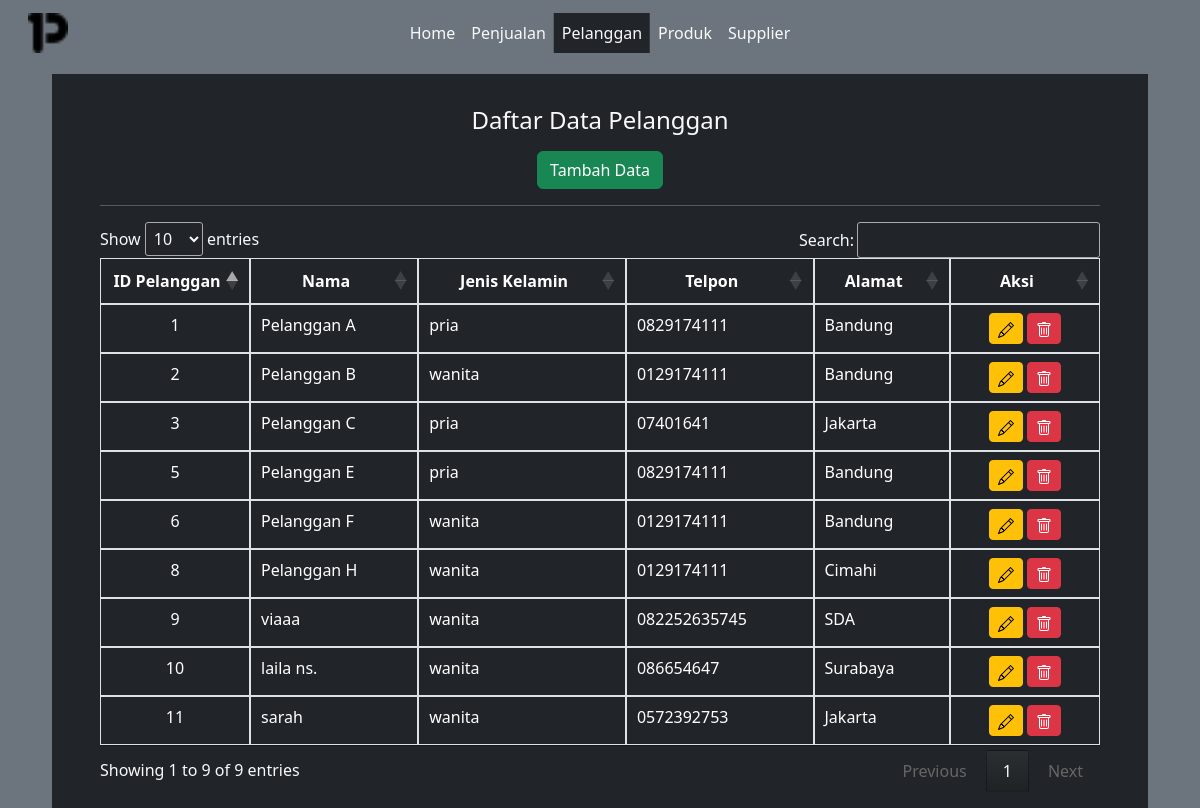
/sesi29/pelanggan.php, run on the app's committed database.
### tables this page shows
CREATE TABLE `pelanggan` (
  `id` int(11) UNSIGNED NOT NULL,
  `nama` varchar(100) NOT NULL,
  `jenis_kelamin` enum('pria','wanita') NOT NULL,
  `telpon` varchar(12) NOT NULL,
  `alamat` text NOT NULL
);

### sesi29/pelanggan.php (the view, shortened to what this page needs)
<?php
include("connection.php");
$pelanggan = mysqli_query($connection, "SELECT * FROM pelanggan;");
?>
<!DOCTYPE html>
<html lang="en">
<head>
    <link href="https://cdn.jsdelivr.net/npm/bootstrap@5.2.3/dist/css/bootstrap.min.css" rel="stylesheet">
</head>
<body class="bg-secondary text-light">
    <div class="container-fluid">
        <nav class="navbar navbar-expand-lg bg-secondary position-relative">
            <a class="navbar-brand px-3" href="#">
                <img src="letter-p.png" alt="Bootstrap" width="40" height="40">
            </a>
            <div class="collapse navbar-collapse position-absolute top-50 start-50 translate-middle" id="navbarSupportedContent">
                <ul class="navbar-nav me-auto mb-2 mb-lg-0">
                    <li class="nav-item">
                        <a class="nav-link text-light" aria-current="page" href="index.php">Home</a>
                    </li>
                    <li class="nav-item">
                        <a class="nav-link text-light" aria-current="page" href="penjualan.php">Penjualan</a>
                    </li>
                    <li class="nav-item">
                        <a class="nav-link active bg-dark text-light" aria-current="page" href="pelanggan.php">Pelanggan</a>
                    </li>
                    <li class="nav-item">
                        <a class="nav-link text-light" aria-current="page" href="produk.php">Produk</a>
                    </li>
                    <li class="nav-item">
                        <a class="nav-link text-light" aria-current="page" href="supplier.php">Supplier</a>
                    </li>
                </ul>
            </div>
        </nav>
        <div class="position-absolute top-10 start-50 translate-middle-x my-2 py-3 px-5 bg-dark">
            <h4 class="text-center m-3">Daftar Data Pelanggan</h4>
            <div class="text-center">
                <div class="text-center">
                    <a href="add_data/add_pelanggan.php" class="btn btn-success">Tambah Data</a>
                </div>
            </div>
            <hr>
            <table id="table_pelanggan" class="table table-responsive table-dark table-hover" style="width: 1000px;">
                <thead>
                    <tr class="">
                        <th class="border text-center" width="15%">ID Pelanggan</th>
                        <th class="border text-center">Nama</th>
                        <th class="border text-center">Jenis Kelamin</th>
                        <th class="border text-center">Telpon</th>
                        <th class="border text-center">Alamat</th>
                        <th class="border text-center" width="15%">Aksi</th>
                    </tr>
                </thead>
                <tbody>
                    <?php foreach ($pelanggan as $key => $data) { ?>
                        <tr class="border">
                            <td class="border text-center"><?php echo $data['id'] ?></td>
                            <td class="border"><?php echo $data['nama'] ?></td>
                            <td class="border"><?php echo $data['jenis_kelamin'] ?></td>
                            <td class="border"><?php echo $data['telpon'] ?></td>
                            <td class="border"><?php echo $data['alamat'] ?></td>
                            <td class="border text-center">
                                <a href="edit_data/edit_pelanggan.php?id=<?php echo $data['id'] ?>" class="btn btn-warning btn-sm">
                                </a>
                                <a href="proses_delete/delete_data_pelanggan.php?id=<?php echo $data['id'] ?>" class="btn btn-danger btn-sm" onclick="return confirm('Are you sure you want to delete this item?');">
                                </a>
                            </td>
                        </tr>
                    <?php } ?>
                </tbody>
            </table>
        </div>
    </div>
    <link rel="stylesheet" href="https://cdn.datatables.net/1.13.7/css/jquery.dataTables.css" />
</body>
</html>

### data on the page
pelanggan: id "1", nama "Pelanggan A", jenis_kelamin "pria", telpon "0829174111", alamat "Bandung"
pelanggan: id "2", nama "Pelanggan B", jenis_kelamin "wanita", telpon "0129174111", alamat "Bandung"
pelanggan: id "3", nama "Pelanggan C", jenis_kelamin "pria", telpon "07401641", alamat "Jakarta"
pelanggan: id "5", nama "Pelanggan E", jenis_kelamin "pria", telpon "0829174111", alamat "Bandung"
pelanggan: id "6", nama "Pelanggan F", jenis_kelamin "wanita", telpon "0129174111", alamat "Bandung"
pelanggan: id "8", nama "Pelanggan H", jenis_kelamin "wanita", telpon "0129174111", alamat "Cimahi"
pelanggan: id "9", nama "viaaa", jenis_kelamin "wanita", telpon "082252635745", alamat "SDA"
pelanggan: id "10", nama "laila ns.", jenis_kelamin "wanita", telpon "086654647", alamat "Surabaya"
pelanggan: id "11", nama "sarah", jenis_kelamin "wanita", telpon "0572392753", alamat "Jakarta"
